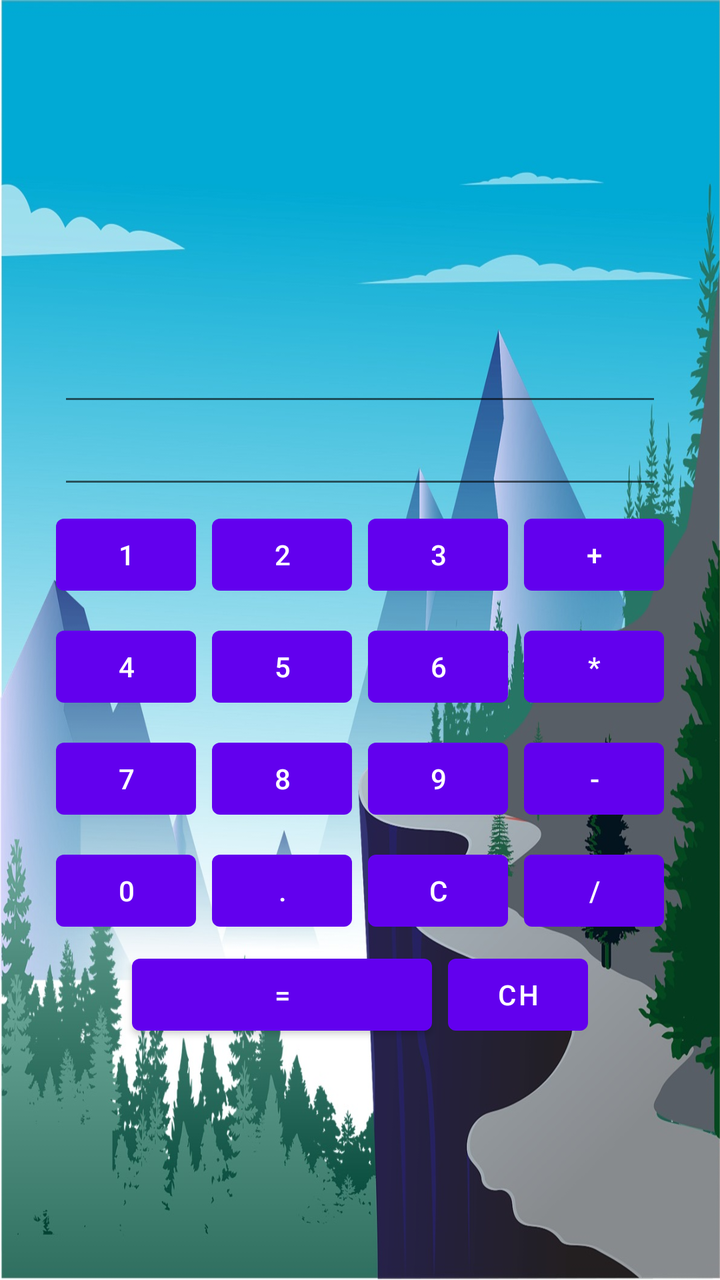
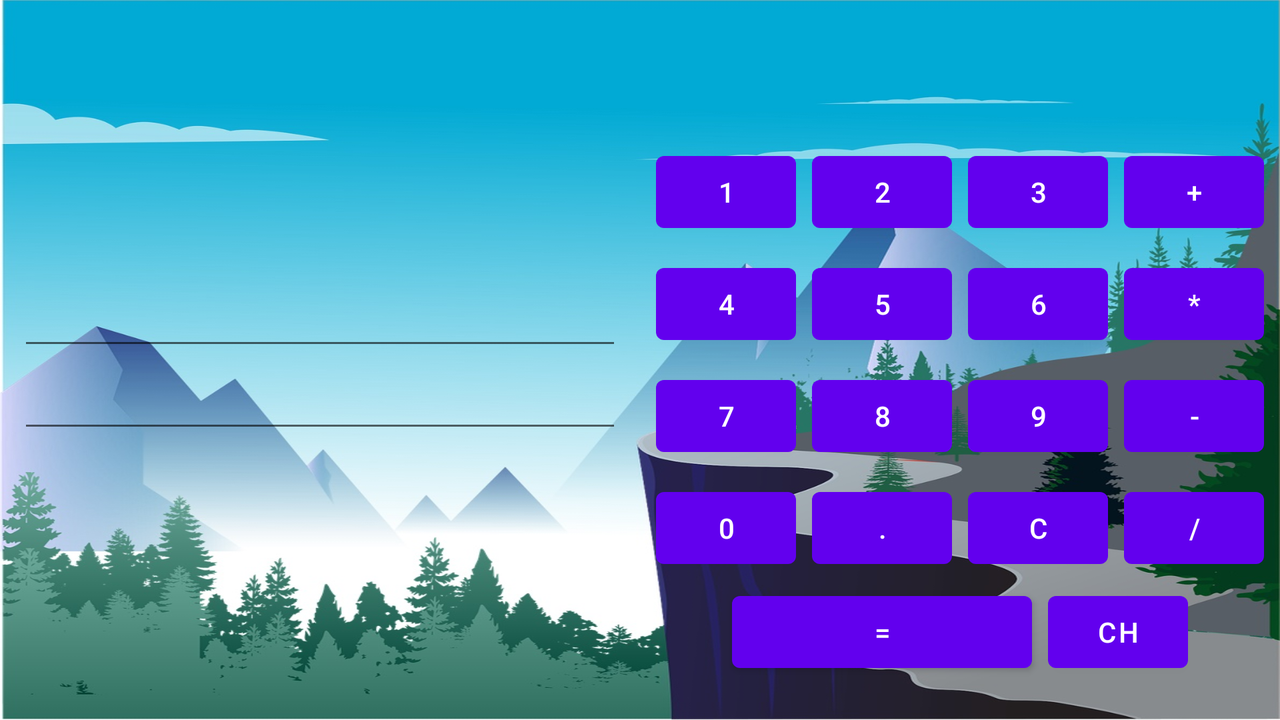

Two renders of one Android screen. The first uses the default layout on a phone; the second uses the alternative layout the repository ships for a different screen configuration, on a matching device. The two XML files are below.
<!-- AndroidManifest.xml: application theme Theme.Calc2 -->
<!-- res/layout/activity_main.xml -->
<?xml version="1.0" encoding="utf-8"?>

<androidx.constraintlayout.widget.ConstraintLayout xmlns:android="http://schemas.android.com/apk/res/android"
    xmlns:app="http://schemas.android.com/apk/res-auto"
    xmlns:tools="http://schemas.android.com/tools"
    android:layout_width="match_parent"
    android:layout_height="match_parent"
    tools:context=".MainActivity"
    android:background="@drawable/back_light">


    <com.google.android.material.button.MaterialButton
        android:id="@+id/button1"
        android:layout_width="@dimen/numericButtonWidth"
        android:layout_height="wrap_content"
        android:layout_margin="@dimen/numericButtonMargin"
        android:text="@string/_1"
        app:layout_constraintBottom_toTopOf="@+id/button4"
        app:layout_constraintEnd_toStartOf="@+id/button2"
        app:layout_constraintHorizontal_bias="0.5"
        app:layout_constraintHorizontal_chainStyle="packed"
        app:layout_constraintStart_toStartOf="parent"
        app:layout_constraintTop_toBottomOf="@+id/textViewCurrent"
        app:layout_constraintVertical_chainStyle="packed" />

    <com.google.android.material.button.MaterialButton
        android:id="@+id/button2"
        android:layout_width="@dimen/numericButtonWidth"
        android:layout_height="wrap_content"
        android:layout_margin="@dimen/numericButtonMargin"
        android:text="@string/_2"
        app:layout_constraintBottom_toBottomOf="@+id/button1"
        app:layout_constraintEnd_toStartOf="@+id/button3"
        app:layout_constraintHorizontal_bias="0.5"
        app:layout_constraintStart_toEndOf="@+id/button1"
        app:layout_constraintTop_toTopOf="@+id/button1"
        app:layout_constraintVertical_chainStyle="packed" />

    <com.google.android.material.button.MaterialButton
        android:id="@+id/button3"
        android:layout_width="@dimen/numericButtonWidth"
        android:layout_height="wrap_content"
        android:layout_margin="@dimen/numericButtonMargin"
        android:text="@string/_3"
        app:layout_constraintBottom_toBottomOf="@+id/button2"
        app:layout_constraintEnd_toStartOf="@+id/buttonPlus"
        app:layout_constraintHorizontal_bias="0.5"
        app:layout_constraintStart_toEndOf="@+id/button2"
        app:layout_constraintTop_toTopOf="@+id/button2"
        app:layout_constraintVertical_chainStyle="packed" />

    <com.google.android.material.button.MaterialButton
        android:id="@+id/buttonPlus"
        android:layout_width="@dimen/numericButtonWidth"
        android:layout_height="wrap_content"
        android:layout_margin="@dimen/numericButtonMargin"
        android:text="@string/plus"
        app:layout_constraintBottom_toBottomOf="@+id/button3"
        app:layout_constraintEnd_toEndOf="parent"
        app:layout_constraintHorizontal_bias="0.5"
        app:layout_constraintStart_toEndOf="@+id/button3"
        app:layout_constraintTop_toTopOf="@+id/button3"
        app:layout_constraintVertical_chainStyle="packed" />

    <com.google.android.material.button.MaterialButton
        android:id="@+id/button4"
        android:layout_width="@dimen/numericButtonWidth"
        android:layout_height="wrap_content"
        android:layout_margin="@dimen/numericButtonMargin"
        android:text="@string/_4"
        app:layout_constraintBottom_toTopOf="@+id/button7"
        app:layout_constraintEnd_toStartOf="@+id/button5"
        app:layout_constraintHorizontal_bias="0.5"
        app:layout_constraintHorizontal_chainStyle="packed"
        app:layout_constraintStart_toStartOf="parent"
        app:layout_constraintTop_toBottomOf="@+id/button1" />

    <com.google.android.material.button.MaterialButton
        android:id="@+id/button5"
        android:layout_width="@dimen/numericButtonWidth"
        android:layout_height="wrap_content"
        android:layout_margin="@dimen/numericButtonMargin"
        android:text="@string/_5"
        app:layout_constraintBottom_toBottomOf="@+id/button4"
        app:layout_constraintEnd_toStartOf="@+id/button6"
        app:layout_constraintHorizontal_bias="0.5"
        app:layout_constraintStart_toEndOf="@+id/button4"
        app:layout_constraintTop_toTopOf="@+id/button4" />

    <com.google.android.material.button.MaterialButton
        android:id="@+id/button6"
        android:layout_width="@dimen/numericButtonWidth"
        android:layout_height="wrap_content"
        android:layout_margin="@dimen/numericButtonMargin"
        android:text="@string/_6"
        app:layout_constraintBottom_toBottomOf="@+id/button5"
        app:layout_constraintEnd_toStartOf="@+id/buttonMultiple"
        app:layout_constraintHorizontal_bias="0.5"
        app:layout_constraintStart_toEndOf="@+id/button5"
        app:layout_constraintTop_toTopOf="@+id/button5" />

    <com.google.android.material.button.MaterialButton
        android:id="@+id/buttonMultiple"
        android:layout_width="@dimen/numericButtonWidth"
        android:layout_height="wrap_content"
        android:layout_margin="@dimen/numericButtonMargin"
        android:text="@string/multiple"
        app:layout_constraintBottom_toBottomOf="@+id/button6"
        app:layout_constraintEnd_toEndOf="parent"
        app:layout_constraintHorizontal_bias="0.5"
        app:layout_constraintStart_toEndOf="@+id/button6"
        app:layout_constraintTop_toTopOf="@+id/button6" />

    <com.google.android.material.button.MaterialButton
        android:id="@+id/button7"
        android:layout_width="@dimen/numericButtonWidth"
        android:layout_height="wrap_content"
        android:layout_margin="@dimen/numericButtonMargin"
        android:text="@string/_7"
        app:layout_constraintBottom_toTopOf="@+id/button0"
        app:layout_constraintEnd_toStartOf="@+id/button8"
        app:layout_constraintHorizontal_bias="0.5"
        app:layout_constraintHorizontal_chainStyle="packed"
        app:layout_constraintStart_toStartOf="parent"
        app:layout_constraintTop_toBottomOf="@+id/button4" />

    <com.google.android.material.button.MaterialButton
        android:id="@+id/button8"
        android:layout_width="@dimen/numericButtonWidth"
        android:layout_height="wrap_content"
        android:layout_margin="@dimen/numericButtonMargin"
        android:text="@string/_8"
        app:layout_constraintBottom_toBottomOf="@+id/button7"
        app:layout_constraintEnd_toStartOf="@+id/button9"
        app:layout_constraintHorizontal_bias="0.5"
        app:layout_constraintStart_toEndOf="@+id/button7"
        app:layout_constraintTop_toTopOf="@+id/button7" />

    <com.google.android.material.button.MaterialButton
        android:id="@+id/button9"
        android:layout_width="@dimen/numericButtonWidth"
        android:layout_height="wrap_content"
        android:layout_margin="@dimen/numericButtonMargin"
        android:text="@string/_9"
        app:layout_constraintBottom_toBottomOf="@+id/button8"
        app:layout_constraintEnd_toStartOf="@+id/buttonMinus"
        app:layout_constraintHorizontal_bias="0.5"
        app:layout_constraintStart_toEndOf="@+id/button8"
        app:layout_constraintTop_toTopOf="@+id/button8" />


    <com.google.android.material.button.MaterialButton
        android:id="@+id/buttonMinus"
        android:layout_width="@dimen/numericButtonWidth"
        android:layout_height="wrap_content"
        android:layout_margin="@dimen/numericButtonMargin"
        android:text="@string/minus"
        app:layout_constraintBottom_toBottomOf="@+id/button9"
        app:layout_constraintEnd_toEndOf="parent"
        app:layout_constraintHorizontal_bias="0.5"
        app:layout_constraintStart_toEndOf="@+id/button9"
        app:layout_constraintTop_toTopOf="@+id/button9" />

    <com.google.android.material.button.MaterialButton
        android:id="@+id/button0"
        android:layout_width="@dimen/numericButtonWidth"
        android:layout_height="wrap_content"
        android:layout_margin="@dimen/numericButtonMargin"
        android:text="@string/_0"
        app:layout_constraintBottom_toBottomOf="parent"
        app:layout_constraintEnd_toStartOf="@+id/buttonDot"
        app:layout_constraintHorizontal_bias="0.5"
        app:layout_constraintHorizontal_chainStyle="packed"
        app:layout_constraintStart_toStartOf="parent"
        app:layout_constraintTop_toBottomOf="@+id/button7" />

    <com.google.android.material.button.MaterialButton
        android:id="@+id/buttonDot"
        android:layout_width="@dimen/numericButtonWidth"
        android:layout_height="wrap_content"
        android:layout_margin="@dimen/numericButtonMargin"
        android:text="@string/dot"
        app:layout_constraintBottom_toBottomOf="@+id/button0"
        app:layout_constraintEnd_toStartOf="@+id/buttonClear"
        app:layout_constraintHorizontal_bias="0.5"
        app:layout_constraintStart_toEndOf="@+id/button0"
        app:layout_constraintTop_toTopOf="@+id/button0" />

    <com.google.android.material.button.MaterialButton
        android:id="@+id/buttonClear"
        android:layout_width="@dimen/numericButtonWidth"
        android:layout_height="wrap_content"
        android:layout_margin="@dimen/numericButtonMargin"
        android:text="@string/c"
        app:layout_constraintBottom_toBottomOf="@+id/buttonDot"
        app:layout_constraintEnd_toStartOf="@+id/buttonDivide"
        app:layout_constraintHorizontal_bias="0.5"
        app:layout_constraintStart_toEndOf="@+id/buttonDot"
        app:layout_constraintTop_toTopOf="@+id/buttonDot" />

    <com.google.android.material.button.MaterialButton
        android:id="@+id/buttonDivide"
        android:layout_width="@dimen/numericButtonWidth"
        android:layout_height="wrap_content"
        android:layout_margin="@dimen/numericButtonMargin"
        android:text="@string/divide"
        app:layout_constraintBottom_toBottomOf="@+id/buttonClear"
        app:layout_constraintEnd_toEndOf="parent"
        app:layout_constraintHorizontal_bias="0.5"
        app:layout_constraintStart_toEndOf="@+id/buttonClear"
        app:layout_constraintTop_toTopOf="@+id/buttonClear" />

    <com.google.android.material.button.MaterialButton
        android:id="@+id/buttonCalc"
        android:layout_width="@dimen/doubleNumberWidth"
        android:layout_height="wrap_content"
        android:layout_margin="@dimen/numericButtonMargin"
        android:text="@string/calc"
        app:layout_constraintEnd_toStartOf="@+id/buttonChoose"
        app:layout_constraintHorizontal_bias="0.5"
        app:layout_constraintHorizontal_chainStyle="packed"
        app:layout_constraintStart_toStartOf="parent"
        app:layout_constraintTop_toBottomOf="@+id/buttonClear" />

    <com.google.android.material.button.MaterialButton
        android:id="@+id/buttonChoose"
        android:layout_width="@dimen/numericButtonWidth"
        android:layout_height="wrap_content"
        android:layout_margin="@dimen/numericButtonMargin"
        android:text="@string/ch"
        app:layout_constraintEnd_toEndOf="parent"
        app:layout_constraintHorizontal_bias="0.5"
        app:layout_constraintStart_toEndOf="@+id/buttonCalc"
        app:layout_constraintTop_toBottomOf="@+id/buttonClear" />

    <com.google.android.material.textfield.TextInputEditText
        android:id="@+id/textViewCurrent"
        android:layout_width="@dimen/textViewWidth"
        android:layout_height="wrap_content"
        android:hint=""
        app:layout_constraintBottom_toTopOf="@+id/button1"
        app:layout_constraintEnd_toEndOf="parent"
        app:layout_constraintStart_toStartOf="parent"
        app:layout_constraintTop_toBottomOf="@+id/textViewNext" />

    <com.google.android.material.textfield.TextInputEditText
        android:id="@+id/textViewNext"
        android:layout_width="@dimen/textViewWidth"
        android:layout_height="wrap_content"
        android:hint=""
        app:layout_constraintBottom_toTopOf="@+id/textViewCurrent"
        app:layout_constraintEnd_toEndOf="parent"
        app:layout_constraintStart_toStartOf="parent"
        app:layout_constraintTop_toTopOf="parent"
        app:layout_constraintVertical_chainStyle="packed" />


</androidx.constraintlayout.widget.ConstraintLayout>
<!-- resources referenced by this layout -->
<resources>
  <dimen name="doubleNumberWidth">150dp</dimen>
  <dimen name="numericButtonMargin">4dp</dimen>
  <dimen name="numericButtonWidth">70dp</dimen>
  <dimen name="textViewWidth">302dp</dimen>
  <!-- drawable back_light: jpg bitmap (drawable, 200551 bytes) -->
  <string name="_0">0</string>
  <string name="_1">1</string>
  <string name="_2">2</string>
  <string name="_3">3</string>
  <string name="_4">4</string>
  <string name="_5">5</string>
  <string name="_6">6</string>
  <string name="_7">7</string>
  <string name="_8">8</string>
  <string name="_9">9</string>
  <string name="c">C</string>
  <string name="calc">=</string>
  <string name="ch">ch</string>
  <string name="divide">/</string>
  <string name="dot">.</string>
  <string name="minus">-</string>
  <string name="multiple">*</string>
  <string name="plus">+</string>
  <style name="Theme.Calc2" parent="Theme.MaterialComponents.DayNight.DarkActionBar">
          
          <item name="colorPrimary">@color/purple_500</item>
          <item name="colorPrimaryVariant">@color/purple_700</item>
          <item name="colorOnPrimary">@color/white</item>
          
          <item name="colorSecondary">@color/teal_200</item>
          <item name="colorSecondaryVariant">@color/teal_700</item>
          <item name="colorOnSecondary">@color/black</item>
          
          <item name="android:statusBarColor" tools:targetApi="l">?attr/colorPrimaryVariant</item>
          
      </style>
</resources>
<!-- res/layout-land/activity_main.xml (the repository's variant of the layout above) -->
<!-- drawn on the phone turned sideways -->
<?xml version="1.0" encoding="utf-8"?>

<androidx.constraintlayout.widget.ConstraintLayout xmlns:android="http://schemas.android.com/apk/res/android"
    xmlns:app="http://schemas.android.com/apk/res-auto"
    xmlns:tools="http://schemas.android.com/tools"
    android:layout_width="match_parent"
    android:layout_height="match_parent"
    android:background="@drawable/back_light">

    <LinearLayout
        android:layout_width="match_parent"
        android:layout_height="match_parent"
        android:orientation="horizontal">

        <LinearLayout
            android:layout_width="match_parent"
            android:layout_height="match_parent"
            android:orientation="vertical"
            android:layout_weight="1">

            <androidx.constraintlayout.widget.ConstraintLayout
                android:layout_width="match_parent"
                android:layout_height="match_parent">

                <com.google.android.material.textfield.TextInputEditText
                    android:id="@+id/textViewCurrent"
                    android:layout_width="@dimen/textViewWidth"
                    android:layout_height="wrap_content"
                    android:hint=""
                    app:layout_constraintBottom_toBottomOf="parent"
                    app:layout_constraintEnd_toEndOf="parent"
                    app:layout_constraintHorizontal_bias="0.5"
                    app:layout_constraintStart_toStartOf="parent"
                    app:layout_constraintTop_toBottomOf="@+id/textViewNext" />

                <com.google.android.material.textfield.TextInputEditText
                    android:id="@+id/textViewNext"
                    android:layout_width="@dimen/textViewWidth"
                    android:layout_height="wrap_content"
                    android:hint=""
                    app:layout_constraintBottom_toTopOf="@+id/textViewCurrent"
                    app:layout_constraintEnd_toEndOf="parent"
                    app:layout_constraintHorizontal_bias="0.5"
                    app:layout_constraintStart_toStartOf="parent"
                    app:layout_constraintTop_toTopOf="parent"
                    app:layout_constraintVertical_chainStyle="packed" />
                />
            </androidx.constraintlayout.widget.ConstraintLayout>
        </LinearLayout>
        <LinearLayout
            android:layout_width="match_parent"
            android:layout_height="match_parent"
            android:orientation="vertical"
            android:layout_weight="1">

            <androidx.constraintlayout.widget.ConstraintLayout
                android:layout_width="match_parent"
                android:layout_height="match_parent">

                <com.google.android.material.button.MaterialButton
                    android:id="@+id/button1"
                    android:layout_width="@dimen/numericButtonWidth"
                    android:layout_height="wrap_content"
                    android:layout_margin="@dimen/numericButtonMargin"
                    android:text="@string/_1"
                    app:layout_constraintBottom_toTopOf="@+id/button4"
                    app:layout_constraintEnd_toStartOf="@+id/button2"
                    app:layout_constraintHorizontal_bias="0.5"
                    app:layout_constraintHorizontal_chainStyle="packed"
                    app:layout_constraintStart_toStartOf="parent"
                    app:layout_constraintTop_toTopOf="parent"
                    app:layout_constraintVertical_chainStyle="packed" />

                <com.google.android.material.button.MaterialButton
                    android:id="@+id/button2"
                    android:layout_width="@dimen/numericButtonWidth"
                    android:layout_height="wrap_content"
                    android:layout_margin="@dimen/numericButtonMargin"
                    android:text="@string/_2"
                    app:layout_constraintBottom_toBottomOf="@+id/button1"
                    app:layout_constraintEnd_toStartOf="@+id/button3"
                    app:layout_constraintHorizontal_bias="0.5"
                    app:layout_constraintStart_toEndOf="@+id/button1"
                    app:layout_constraintTop_toTopOf="@+id/button1"
                    app:layout_constraintVertical_chainStyle="packed" />

                <com.google.android.material.button.MaterialButton
                    android:id="@+id/button3"
                    android:layout_width="@dimen/numericButtonWidth"
                    android:layout_height="wrap_content"
                    android:layout_margin="@dimen/numericButtonMargin"
                    android:text="@string/_3"
                    app:layout_constraintBottom_toBottomOf="@+id/button2"
                    app:layout_constraintEnd_toStartOf="@+id/buttonPlus"
                    app:layout_constraintHorizontal_bias="0.5"
                    app:layout_constraintStart_toEndOf="@+id/button2"
                    app:layout_constraintTop_toTopOf="@+id/button2"
                    app:layout_constraintVertical_chainStyle="packed" />

                <com.google.android.material.button.MaterialButton
                    android:id="@+id/buttonPlus"
                    android:layout_width="@dimen/numericButtonWidth"
                    android:layout_height="wrap_content"
                    android:layout_margin="@dimen/numericButtonMargin"
                    android:text="@string/plus"
                    app:layout_constraintBottom_toBottomOf="@+id/button3"
                    app:layout_constraintEnd_toEndOf="parent"
                    app:layout_constraintHorizontal_bias="0.5"
                    app:layout_constraintStart_toEndOf="@+id/button3"
                    app:layout_constraintTop_toTopOf="@+id/button3"
                    app:layout_constraintVertical_chainStyle="packed" />

                <com.google.android.material.button.MaterialButton
                    android:id="@+id/button4"
                    android:layout_width="@dimen/numericButtonWidth"
                    android:layout_height="wrap_content"
                    android:layout_margin="@dimen/numericButtonMargin"
                    android:text="@string/_4"
                    app:layout_constraintBottom_toTopOf="@+id/button7"
                    app:layout_constraintEnd_toStartOf="@+id/button5"
                    app:layout_constraintHorizontal_bias="0.5"
                    app:layout_constraintHorizontal_chainStyle="packed"
                    app:layout_constraintStart_toStartOf="parent"
                    app:layout_constraintTop_toBottomOf="@+id/button1"
                    app:layout_constraintVertical_chainStyle="packed" />

                <com.google.android.material.button.MaterialButton
                    android:id="@+id/button5"
                    android:layout_width="@dimen/numericButtonWidth"
                    android:layout_height="wrap_content"
                    android:layout_margin="@dimen/numericButtonMargin"
                    android:text="@string/_5"
                    app:layout_constraintBottom_toBottomOf="@+id/button4"
                    app:layout_constraintEnd_toStartOf="@+id/button6"
                    app:layout_constraintHorizontal_bias="0.5"
                    app:layout_constraintStart_toEndOf="@+id/button4"
                    app:layout_constraintTop_toTopOf="@+id/button4" />

                <com.google.android.material.button.MaterialButton
                    android:id="@+id/button6"
                    android:layout_width="@dimen/numericButtonWidth"
                    android:layout_height="wrap_content"
                    android:layout_margin="@dimen/numericButtonMargin"
                    android:text="@string/_6"
                    app:layout_constraintBottom_toBottomOf="@+id/button5"
                    app:layout_constraintEnd_toStartOf="@+id/buttonMultiple"
                    app:layout_constraintHorizontal_bias="0.5"
                    app:layout_constraintStart_toEndOf="@+id/button5"
                    app:layout_constraintTop_toTopOf="@+id/button5" />

                <com.google.android.material.button.MaterialButton
                    android:id="@+id/buttonMultiple"
                    android:layout_width="@dimen/numericButtonWidth"
                    android:layout_height="wrap_content"
                    android:layout_margin="@dimen/numericButtonMargin"
                    android:text="@string/multiple"
                    app:layout_constraintBottom_toBottomOf="@+id/button6"
                    app:layout_constraintEnd_toEndOf="parent"
                    app:layout_constraintHorizontal_bias="0.5"
                    app:layout_constraintStart_toEndOf="@+id/button6"
                    app:layout_constraintTop_toTopOf="@+id/button6" />

                <com.google.android.material.button.MaterialButton
                    android:id="@+id/button7"
                    android:layout_width="@dimen/numericButtonWidth"
                    android:layout_height="wrap_content"
                    android:layout_margin="@dimen/numericButtonMargin"
                    android:text="@string/_7"
                    app:layout_constraintBottom_toTopOf="@+id/button0"
                    app:layout_constraintEnd_toStartOf="@+id/button8"
                    app:layout_constraintHorizontal_bias="0.5"
                    app:layout_constraintHorizontal_chainStyle="packed"
                    app:layout_constraintStart_toStartOf="parent"
                    app:layout_constraintTop_toBottomOf="@+id/button4" />

                <com.google.android.material.button.MaterialButton
                    android:id="@+id/button8"
                    android:layout_width="@dimen/numericButtonWidth"
                    android:layout_height="wrap_content"
                    android:layout_margin="@dimen/numericButtonMargin"
                    android:text="@string/_8"
                    app:layout_constraintBottom_toBottomOf="@+id/button7"
                    app:layout_constraintEnd_toStartOf="@+id/button9"
                    app:layout_constraintHorizontal_bias="0.5"
                    app:layout_constraintStart_toEndOf="@+id/button7"
                    app:layout_constraintTop_toTopOf="@+id/button7" />

                <com.google.android.material.button.MaterialButton
                    android:id="@+id/button9"
                    android:layout_width="@dimen/numericButtonWidth"
                    android:layout_height="wrap_content"
                    android:layout_margin="@dimen/numericButtonMargin"
                    android:text="@string/_9"
                    app:layout_constraintBottom_toBottomOf="@+id/button8"
                    app:layout_constraintEnd_toStartOf="@+id/buttonMinus"
                    app:layout_constraintHorizontal_bias="0.5"
                    app:layout_constraintStart_toEndOf="@+id/button8"
                    app:layout_constraintTop_toTopOf="@+id/button8" />


                <com.google.android.material.button.MaterialButton
                    android:id="@+id/buttonMinus"
                    android:layout_width="@dimen/numericButtonWidth"
                    android:layout_height="wrap_content"
                    android:layout_margin="@dimen/numericButtonMargin"
                    android:text="@string/minus"
                    app:layout_constraintBottom_toBottomOf="@+id/button9"
                    app:layout_constraintEnd_toEndOf="parent"
                    app:layout_constraintHorizontal_bias="0.5"
                    app:layout_constraintStart_toEndOf="@+id/button9"
                    app:layout_constraintTop_toTopOf="@+id/button9" />

                <com.google.android.material.button.MaterialButton
                    android:id="@+id/button0"
                    android:layout_width="@dimen/numericButtonWidth"
                    android:layout_height="wrap_content"
                    android:layout_margin="@dimen/numericButtonMargin"
                    android:text="@string/_0"
                    app:layout_constraintBottom_toBottomOf="parent"
                    app:layout_constraintEnd_toStartOf="@+id/buttonDot"
                    app:layout_constraintHorizontal_bias="0.5"
                    app:layout_constraintHorizontal_chainStyle="packed"
                    app:layout_constraintStart_toStartOf="parent"
                    app:layout_constraintTop_toBottomOf="@+id/button7" />

                <com.google.android.material.button.MaterialButton
                    android:id="@+id/buttonDot"
                    android:layout_width="@dimen/numericButtonWidth"
                    android:layout_height="wrap_content"
                    android:layout_margin="@dimen/numericButtonMargin"
                    android:text="@string/dot"
                    app:layout_constraintBottom_toBottomOf="@+id/button0"
                    app:layout_constraintEnd_toStartOf="@+id/buttonClear"
                    app:layout_constraintHorizontal_bias="0.5"
                    app:layout_constraintStart_toEndOf="@+id/button0"
                    app:layout_constraintTop_toTopOf="@+id/button0" />

                <com.google.android.material.button.MaterialButton
                    android:id="@+id/buttonClear"
                    android:layout_width="@dimen/numericButtonWidth"
                    android:layout_height="wrap_content"
                    android:layout_margin="@dimen/numericButtonMargin"
                    android:text="@string/c"
                    app:layout_constraintBottom_toBottomOf="@+id/buttonDot"
                    app:layout_constraintEnd_toStartOf="@+id/buttonDivide"
                    app:layout_constraintHorizontal_bias="0.5"
                    app:layout_constraintStart_toEndOf="@+id/buttonDot"
                    app:layout_constraintTop_toTopOf="@+id/buttonDot" />

                <com.google.android.material.button.MaterialButton
                    android:id="@+id/buttonDivide"
                    android:layout_width="@dimen/numericButtonWidth"
                    android:layout_height="wrap_content"
                    android:layout_margin="@dimen/numericButtonMargin"
                    android:text="@string/divide"
                    app:layout_constraintBottom_toBottomOf="@+id/buttonClear"
                    app:layout_constraintEnd_toEndOf="parent"
                    app:layout_constraintHorizontal_bias="0.5"
                    app:layout_constraintStart_toEndOf="@+id/buttonClear"
                    app:layout_constraintTop_toTopOf="@+id/buttonClear" />

                <com.google.android.material.button.MaterialButton
                    android:id="@+id/buttonCalc"
                    android:layout_width="@dimen/doubleNumberWidth"
                    android:layout_height="wrap_content"
                    android:layout_margin="@dimen/numericButtonMargin"
                    android:text="@string/calc"
                    app:layout_constraintEnd_toStartOf="@+id/buttonChoose"
                    app:layout_constraintHorizontal_bias="0.5"
                    app:layout_constraintHorizontal_chainStyle="packed"
                    app:layout_constraintStart_toStartOf="parent"
                    app:layout_constraintTop_toBottomOf="@+id/buttonClear" />

                <com.google.android.material.button.MaterialButton
                    android:id="@+id/buttonChoose"
                    android:layout_width="@dimen/numericButtonWidth"
                    android:layout_height="wrap_content"
                    android:layout_margin="@dimen/numericButtonMargin"
                    android:text="@string/ch"
                    app:layout_constraintEnd_toEndOf="parent"
                    app:layout_constraintHorizontal_bias="0.5"
                    app:layout_constraintStart_toEndOf="@+id/buttonCalc"
                    app:layout_constraintTop_toBottomOf="@+id/buttonClear" />

            </androidx.constraintlayout.widget.ConstraintLayout>
        </LinearLayout>
    </LinearLayout>
</androidx.constraintlayout.widget.ConstraintLayout>
